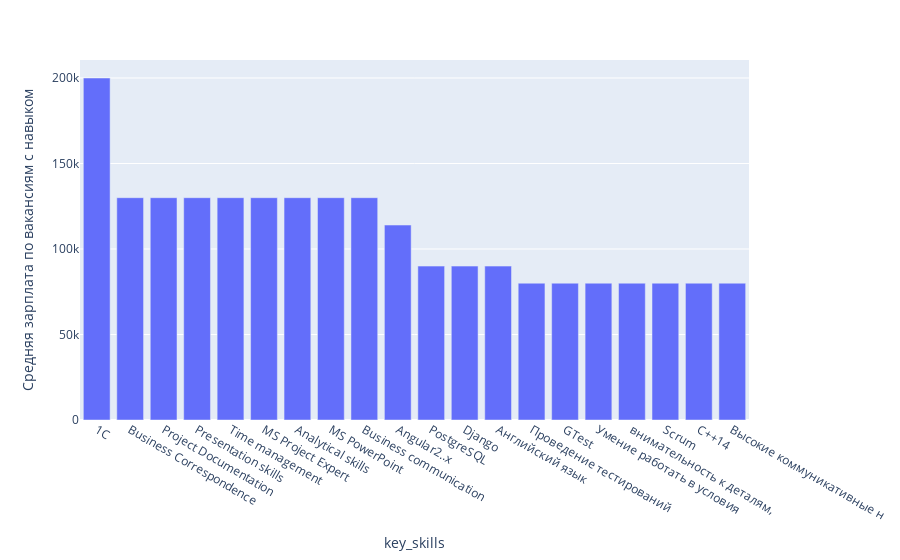

The notebook cell this image was saved under:
### Code cell
#отобразим на графике самые оплачиваемые навыки 
fig = px.bar(skills_salary_table.head(20),labels = {'skills':'Навык', 'value':'Средняя зарплата по вакансиям с навыком'})
fig.update_layout(showlegend=False)
fig.show()

### Figure 1 — Plotly figure (JSON) as saved in the notebook; plotly's stock layout.template omitted (floating-point values rounded to 4 significant figures)
{"data": [{"alignmentgroup": "True", "hovertemplate": "variable=salary_from<br>key_skills=%{x}<br>Средняя зарплата по вакансиям с навыком=%{y}<extra></extra>", "legendgroup": "salary_from", "marker": {"color": "#636efa", "pattern": {"shape": ""}}, "name": "salary_from", "offsetgroup": "salary_from", "orientation": "v", "showlegend": true, "textposition": "auto", "type": "bar", "x": ["1С", "Business Correspondence", "Project Documentation", "Presentation skills", "Time management", "MS Project Expert", "Analytical skills", "MS PowerPoint", "Business communication", "Angular2..x", "PostgreSQL", "Django", "Английский язык", "Проведение тестирований", "GTest", "Умение работать в условия", "внимательность к деталям,", "Scrum", "С++14", "Высокие коммуникативные н"], "xaxis": "x", "y": [200000, 130000, 130000, 130000, 130000, 130000, 130000, 130000, 130000, 114000, 90000, 90000, 90000, 80000, 80000, 80000, 80000, 80000, 80000, 80000], "yaxis": "y"}], "layout": {"barmode": "relative", "legend": {"title": {"text": "variable"}, "tracegroupgap": 0}, "margin": {"t": 60}, "showlegend": false, "xaxis": {"anchor": "y", "domain": [0, 1], "title": {"text": "key_skills"}}, "yaxis": {"anchor": "x", "domain": [0, 1], "title": {"text": "Средняя зарплата по вакансиям с навыком"}}}}
